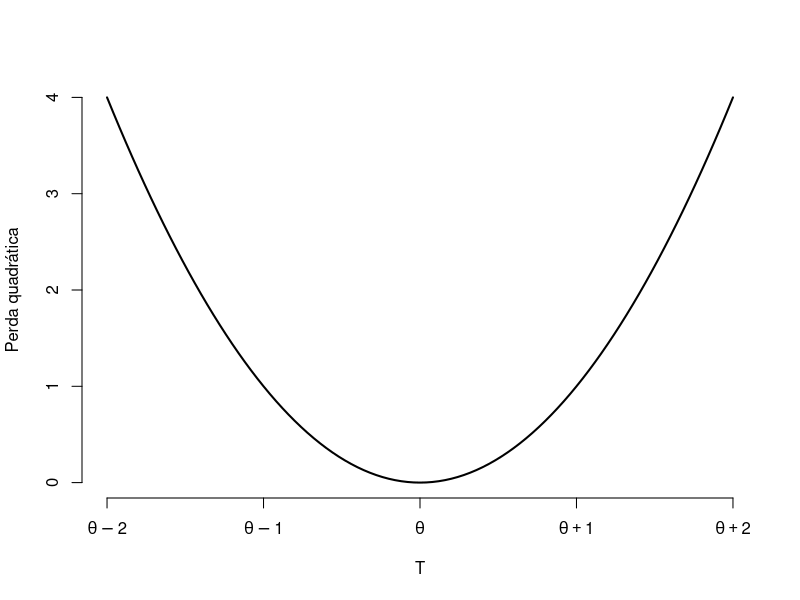

The R source for this figure:
## ---- chunk 1
plot.new()
plot.window(xlim=c(-2,2), ylim=c(0,4))
curve( x^2,-2,2, lwd = 2, add = T)
axis(1, at = c(-2,-1,0,1,2), labels = c(expression(theta -2),expression(theta -1),expression(theta),expression(theta +1),expression(theta +2) ))
axis(2)
title( ylab = 'Perda quadrática',xlab = 'T')
